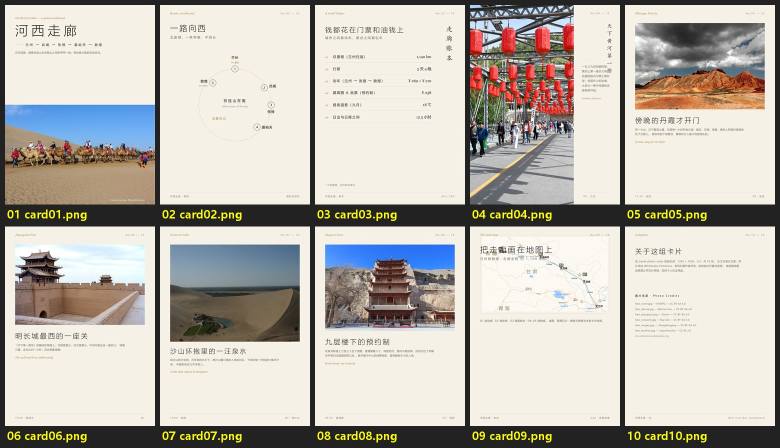
#> input picture examples/hexi/montage.jpg, 1560 x 896 px, given as the content of the folder ../examples/hexi/montage.jpg, which was not available (shown at 1/2 size)
$ python contact_sheet.py ../examples/hexi/montage.jpg out.png
#> lines starting #> are read from the running program, lines starting #| are printed output that depends on the picture; pictures that were not available may be replaced by others from this repository, and a replacement may not be noted
### scripts/fontpick.py
# -*- coding: utf-8 -*-
"""Cross-platform CJK font picker for PIL.

Usage:
    from fontpick import pick
    font = pick(28, bold=True)
"""
import os

from PIL import ImageFont

_CANDIDATES = [
    # Windows
    (r"C:\Windows\Fonts\msyhbd.ttc", True),
    (r"C:\Windows\Fonts\msyh.ttc", False),
    (r"C:\Windows\Fonts\simhei.ttf", True),
    # macOS
    ("/System/Library/Fonts/PingFang.ttc", None),
    ("/System/Library/Fonts/STHeiti Light.ttc", None),
    # Linux (common Noto CJK locations)
    ("/usr/share/fonts/opentype/noto/NotoSansCJK-Bold.ttc", True),
    ("/usr/share/fonts/opentype/noto/NotoSansCJK-Regular.ttc", False),
    ("/usr/share/fonts/truetype/noto/NotoSansCJK-Regular.ttc", False),
]


def pick(size, bold=False):
#> called with size = 26, bold = True
    for path, is_bold in _CANDIDATES:
        if is_bold is not None and bold != bool(is_bold):
            continue
        if os.path.exists(path):
            try:
                return ImageFont.truetype(path, size)
            except Exception:
                pass
    for path, _ in _CANDIDATES:  # any CJK family beats the bitmap default
        if os.path.exists(path):
            try:
                return ImageFont.truetype(path, size)
            except Exception:
                pass
    return ImageFont.load_default()

### scripts/contact_sheet.py
# -*- coding: utf-8 -*-
"""Labeled contact sheets: review a photo folder quickly before selecting.

Usage: python contact_sheet.py <photo_dir> [outdir]
Outputs numbered sheets (yellow tag = file index) for visual selection.
"""
import os
import sys

from PIL import Image, ImageDraw

from fontpick import pick

BASE = sys.argv[1] if len(sys.argv) > 1 else "."
OUT = sys.argv[2] if len(sys.argv) > 2 else "select"
os.makedirs(OUT, exist_ok=True)
FONT = pick(26, bold=True)

files = []
for root, _, fs in os.walk(BASE):
    for f in sorted(fs):
        if f.lower().endswith((".jpg", ".jpeg", ".png")):
            files.append(os.path.join(root, f))
files.sort()
print("total:", len(files))

TH_W, TH_H, COLS, PER = 360, 270, 5, 20
for si in range(0, len(files), PER):
    batch = files[si:si + PER]
    rows = (len(batch) + COLS - 1) // COLS
    sheet = Image.new("RGB", (COLS * (TH_W + 10) + 10, rows * (TH_H + 44) + 10), "#222")
#> sheet: PIL image 1860x324 RGB; every value is 34
    d = ImageDraw.Draw(sheet)
    for i, f in enumerate(batch):
        r, c = divmod(i, COLS)
        x, y = 10 + c * (TH_W + 10), 10 + r * (TH_H + 44)
        try:
            im = Image.open(f).convert("RGB")
#> im is the input picture: PIL image 1560x896 RGB; mean R, G, B 190.1, 185.7, 177.4
            im.thumbnail((TH_W, TH_H))
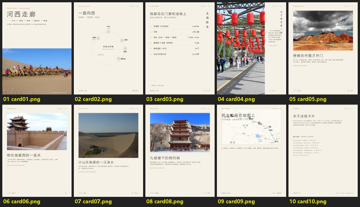
#> im: PIL image 360x207 RGB; mean R, G, B 190.2, 185.8, 177.5
            sheet.paste(im, (x, y))
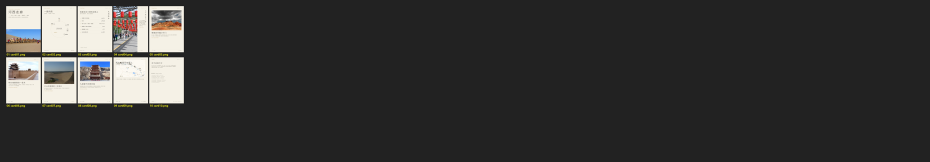
#> sheet: PIL image 1860x324 RGB (shown at 1/2 size); mean R, G, B 53.3, 52.8, 51.7
        except Exception as e:
            d.text((x + 8, y + 100), str(e)[:40], font=FONT, fill="red")
        d.text((x, y + TH_H + 6), "%03d %s" % (si + i, os.path.basename(f)[:24]), font=FONT, fill="yellow")
    out = os.path.join(OUT, "sheet_%02d.jpg" % (si // PER + 1))
    sheet.save(out, quality=85)
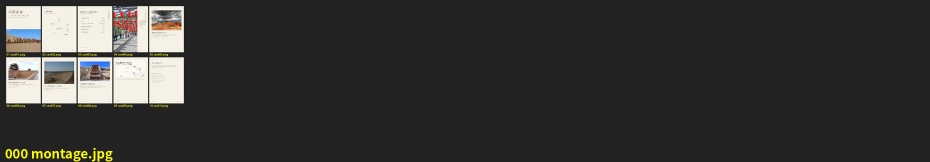
#> saved as sheet_01.jpg: PIL image 1860x324 RGB (shown at 1/2 size); mean R, G, B 54, 53.4, 51.6
    print("sheet:", out)
